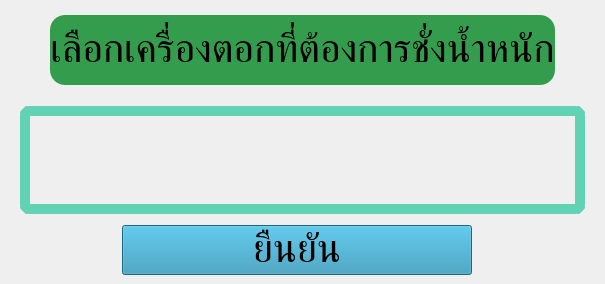
         <widget class="QWidget" name="machine_page">
          <property name="styleSheet">
           <string notr="true">QGroupBox {
	border: none;
}</string>
          </property>
          <layout class="QVBoxLayout" name="verticalLayout_12">
           <property name="spacing">
            <number>0</number>
           </property>
           <property name="leftMargin">
            <number>0</number>
           </property>
           <property name="topMargin">
            <number>0</number>
           </property>
           <property name="rightMargin">
            <number>0</number>
           </property>
           <property name="bottomMargin">
            <number>0</number>
           </property>
           <item>
            <widget class="QGroupBox" name="machine_main_group">
             <layout class="QVBoxLayout" name="verticalLayout_13">
              <property name="leftMargin">
               <number>20</number>
              </property>
              <property name="topMargin">
               <number>0</number>
              </property>
              <property name="rightMargin">
               <number>20</number>
              </property>
              <property name="bottomMargin">
               <number>0</number>
              </property>
              <item>
               <widget class="QGroupBox" name="machine_title_groupBox">
                <property name="minimumSize">
                 <size>
                  <width>0</width>
                  <height>100</height>
                 </size>
                </property>
                <property name="maximumSize">
                 <size>
                  <width>16777215</width>
                  <height>100</height>
                 </size>
                </property>
                <layout class="QHBoxLayout" name="horizontalLayout_11">
                 <property name="leftMargin">
                  <number>30</number>
                 </property>
                 <property name="topMargin">
                  <number>0</number>
                 </property>
                 <property name="rightMargin">
                  <number>30</number>
                 </property>
                 <property name="bottomMargin">
                  <number>0</number>
                 </property>
                 <item>
                  <widget class="QLabel" name="machine_title">
                   <property name="maximumSize">
                    <size>
                     <width>16777215</width>
                     <height>70</height>
                    </size>
                   </property>
                   <property name="font">
                    <font>
                     <family>Kanit</family>
                     <pointsize>30</pointsize>
                    </font>
                   </property>
                   <property name="styleSheet">
                    <string notr="true">background-color: rgb(52, 157, 77);
border-radius: 15px;
padding-top: 8px;
padding-bottom: 8px;</string>
                   </property>
                   <property name="text">
                    <string>เลือกเครื่องตอกที่ต้องการชั่งน้ำหนัก</string>
                   </property>
                   <property name="alignment">
                    <set>Qt::AlignCenter</set>
                   </property>
                  </widget>
                 </item>
                </layout>
               </widget>
              </item>
              <item>
               <widget class="QScrollArea" name="scrollArea_2">
                <property name="styleSheet">
                 <string notr="true">QScrollArea {
	border: solid;
	border-width: 10px;
	border-color: #61d2b4;
	border-radius: 10px;
	padding-left: 10px;
	padding-right: 10px;
}</string>
                </property>
                <property name="verticalScrollBarPolicy">
                 <enum>Qt::ScrollBarAlwaysOff</enum>
                </property>
                <property name="horizontalScrollBarPolicy">
                 <enum>Qt::ScrollBarAsNeeded</enum>
                </property>
                <property name="widgetResizable">
                 <bool>true</bool>
                </property>
                <widget class="QWidget" name="machineScrollAreaWidget">
                 <property name="geometry">
                  <rect>
                   <x>0</x>
                   <y>0</y>
                   <width>698</width>
                   <height>484</height>
                  </rect>
                 </property>
                </widget>
               </widget>
              </item>
              <item>
               <widget class="QGroupBox" name="machine_button_group">
                <property name="minimumSize">
                 <size>
                  <width>0</width>
                  <height>0</height>
                 </size>
                </property>
                <property name="maximumSize">
                 <size>
                  <width>16777215</width>
                  <height>70</height>
                 </size>
                </property>
                <property name="styleSheet">
                 <string notr="true">QPushButton {
	border-radius: 15px;
}|</string>
                </property>
                <layout class="QHBoxLayout" name="horizontalLayout_9">
                 <property name="spacing">
                  <number>10</number>
                 </property>
                 <property name="topMargin">
                  <number>5</number>
                 </property>
                 <property name="rightMargin">
                  <number>20</number>
                 </property>
                 <item>
                  <widget class="QPushButton" name="button_machine_confirm">
                   <property name="minimumSize">
                    <size>
                     <width>200</width>
                     <height>50</height>
                    </size>
                   </property>
                   <property name="maximumSize">
                    <size>
                     <width>350</width>
                     <height>16777215</height>
                    </size>
                   </property>
                   <property name="font">
                    <font>
                     <family>Kanit</family>
                     <pointsize>30</pointsize>
                    </font>
                   </property>
                   <property name="cursor">
                    <cursorShape>PointingHandCursor</cursorShape>
                   </property>
                   <property name="styleSheet">
                    <string notr="true">background-color:  #288fb4;</string>
                   </property>
                   <property name="text">
                    <string>ยืนยัน</string>
                   </property>
                   <property name="icon">
                    <iconset>
                     <normaloff>:/assets/icon/confirm.png</normaloff>:/assets/icon/confirm.png</iconset>
                   </property>
                   <property name="iconSize">
                    <size>
                     <width>20</width>
                     <height>20</height>
                    </size>
                   </property>
                  </widget>
                 </item>
                </layout>
               </widget>
              </item>
             </layout>
            </widget>
           </item>
          </layout>
         </widget>
